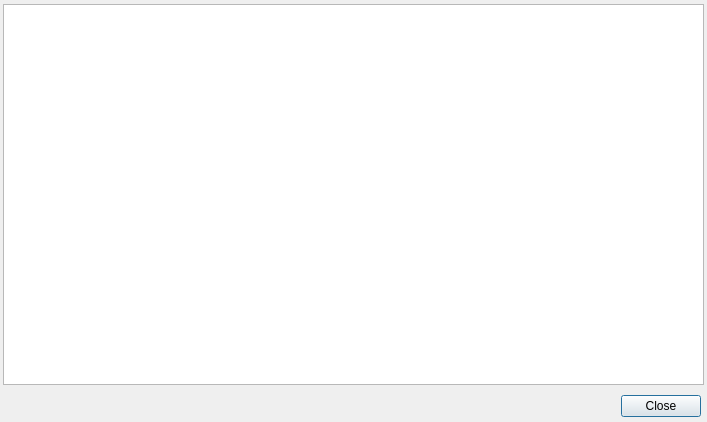
<?xml version="1.0" encoding="UTF-8"?>
<ui version="4.0">
 <class>Dialog</class>
 <widget class="QDialog" name="Dialog">
  <property name="geometry">
   <rect>
    <x>0</x>
    <y>0</y>
    <width>707</width>
    <height>422</height>
   </rect>
  </property>
  <property name="windowTitle">
   <string>Dialog</string>
  </property>
  <widget class="QDialogButtonBox" name="buttonBox">
   <property name="geometry">
    <rect>
     <x>610</x>
     <y>390</y>
     <width>91</width>
     <height>32</height>
    </rect>
   </property>
   <property name="orientation">
    <enum>Qt::Horizontal</enum>
   </property>
   <property name="standardButtons">
    <set>QDialogButtonBox::Close</set>
   </property>
  </widget>
  <widget class="QPlainTextEdit" name="plainTextEdit">
   <property name="geometry">
    <rect>
     <x>3</x>
     <y>4</y>
     <width>701</width>
     <height>381</height>
    </rect>
   </property>
   <property name="readOnly">
    <bool>true</bool>
   </property>
   <property name="placeholderText">
    <string/>
   </property>
  </widget>
 </widget>
 <resources/>
 <connections>
  <connection>
   <sender>buttonBox</sender>
   <signal>accepted()</signal>
   <receiver>Dialog</receiver>
   <slot>accept()</slot>
   <hints>
    <hint type="sourcelabel">
     <x>248</x>
     <y>254</y>
    </hint>
    <hint type="destinationlabel">
     <x>157</x>
     <y>274</y>
    </hint>
   </hints>
  </connection>
  <connection>
   <sender>buttonBox</sender>
   <signal>rejected()</signal>
   <receiver>Dialog</receiver>
   <slot>reject()</slot>
   <hints>
    <hint type="sourcelabel">
     <x>316</x>
     <y>260</y>
    </hint>
    <hint type="destinationlabel">
     <x>286</x>
     <y>274</y>
    </hint>
   </hints>
  </connection>
 </connections>
</ui>
